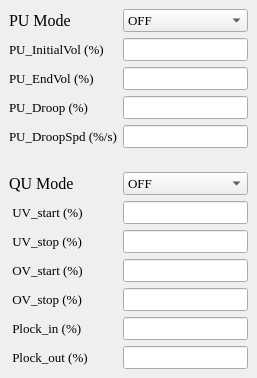
          <widget class="QWidget" name="widget_15" native="true">
           <layout class="QGridLayout" name="gridLayout_23">
            <property name="leftMargin">
             <number>0</number>
            </property>
            <property name="topMargin">
             <number>0</number>
            </property>
            <property name="rightMargin">
             <number>0</number>
            </property>
            <property name="bottomMargin">
             <number>0</number>
            </property>
            <item row="0" column="0">
             <widget class="QWidget" name="widget_PU" native="true">
              <layout class="QGridLayout" name="gridLayout_15">
               <item row="0" column="0">
                <widget class="QLabel" name="label_PUMode">
                 <property name="font">
                  <font>
                   <family>Times New Roman</family>
                   <pointsize>12</pointsize>
                   <bold>false</bold>
                  </font>
                 </property>
                 <property name="text">
                  <string>PU Mode</string>
                 </property>
                </widget>
               </item>
               <item row="2" column="0">
                <widget class="QLabel" name="label_PU_EndVol">
                 <property name="font">
                  <font>
                   <family>Times New Roman</family>
                   <pointsize>10</pointsize>
                   <bold>false</bold>
                  </font>
                 </property>
                 <property name="text">
                  <string>PU_EndVol (%)</string>
                 </property>
                </widget>
               </item>
               <item row="1" column="1">
                <widget class="QLineEdit" name="lineEdit_PU_InitialVol">
                 <property name="sizePolicy">
                  <sizepolicy hsizetype="Preferred" vsizetype="Fixed">
                   <horstretch>0</horstretch>
                   <verstretch>0</verstretch>
                  </sizepolicy>
                 </property>
                 <property name="font">
                  <font>
                   <family>Times New Roman</family>
                   <pointsize>10</pointsize>
                   <bold>false</bold>
                  </font>
                 </property>
                </widget>
               </item>
               <item row="4" column="1">
                <widget class="QLineEdit" name="lineEdit_PU_DroopSpd">
                 <property name="sizePolicy">
                  <sizepolicy hsizetype="Preferred" vsizetype="Fixed">
                   <horstretch>0</horstretch>
                   <verstretch>0</verstretch>
                  </sizepolicy>
                 </property>
                 <property name="font">
                  <font>
                   <family>Times New Roman</family>
                   <pointsize>10</pointsize>
                   <bold>false</bold>
                  </font>
                 </property>
                </widget>
               </item>
               <item row="4" column="0">
                <widget class="QLabel" name="label_VWDroopSpd">
                 <property name="font">
                  <font>
                   <family>Times New Roman</family>
                   <pointsize>10</pointsize>
                   <bold>false</bold>
                  </font>
                 </property>
                 <property name="text">
                  <string>PU_DroopSpd (%/s)</string>
                 </property>
                </widget>
               </item>
               <item row="2" column="1">
                <widget class="QLineEdit" name="lineEdit_PU_EndVol">
                 <property name="sizePolicy">
                  <sizepolicy hsizetype="Preferred" vsizetype="Fixed">
                   <horstretch>0</horstretch>
                   <verstretch>0</verstretch>
                  </sizepolicy>
                 </property>
                 <property name="font">
                  <font>
                   <family>Times New Roman</family>
                   <pointsize>10</pointsize>
                   <bold>false</bold>
                  </font>
                 </property>
                </widget>
               </item>
               <item row="0" column="1">
                <widget class="QComboBox" name="comboBox_PUMode">
                 <property name="font">
                  <font>
                   <family>Times New Roman</family>
                   <pointsize>10</pointsize>
                   <bold>false</bold>
                  </font>
                 </property>
                 <item>
                  <property name="text">
                   <string>OFF</string>
                  </property>
                 </item>
                 <item>
                  <property name="text">
                   <string>ON</string>
                  </property>
                 </item>
                </widget>
               </item>
               <item row="1" column="0">
                <widget class="QLabel" name="label_VW1">
                 <property name="font">
                  <font>
                   <family>Times New Roman</family>
                   <pointsize>10</pointsize>
                   <bold>false</bold>
                  </font>
                 </property>
                 <property name="text">
                  <string>PU_InitialVol (%)</string>
                 </property>
                </widget>
               </item>
               <item row="3" column="1">
                <widget class="QLineEdit" name="lineEdit_PU_Droop">
                 <property name="sizePolicy">
                  <sizepolicy hsizetype="Preferred" vsizetype="Fixed">
                   <horstretch>0</horstretch>
                   <verstretch>0</verstretch>
                  </sizepolicy>
                 </property>
                 <property name="font">
                  <font>
                   <family>Times New Roman</family>
                   <pointsize>10</pointsize>
                   <bold>false</bold>
                  </font>
                 </property>
                </widget>
               </item>
               <item row="3" column="0">
                <widget class="QLabel" name="label_VWDroop">
                 <property name="font">
                  <font>
                   <family>Times New Roman</family>
                   <pointsize>10</pointsize>
                   <bold>false</bold>
                  </font>
                 </property>
                 <property name="text">
                  <string>PU_Droop (%)</string>
                 </property>
                </widget>
               </item>
              </layout>
             </widget>
            </item>
            <item row="1" column="0">
             <widget class="QWidget" name="widget_QUMode" native="true">
              <layout class="QGridLayout" name="gridLayout_5">
               <item row="5" column="0">
                <widget class="QLabel" name="label_Plock_in">
                 <property name="font">
                  <font>
                   <family>Times New Roman</family>
                   <pointsize>10</pointsize>
                   <bold>false</bold>
                  </font>
                 </property>
                 <property name="text">
                  <string> Plock_in (%)</string>
                 </property>
                </widget>
               </item>
               <item row="6" column="1">
                <widget class="QLineEdit" name="lineEdit_Plock_out">
                 <property name="sizePolicy">
                  <sizepolicy hsizetype="Preferred" vsizetype="Fixed">
                   <horstretch>0</horstretch>
                   <verstretch>0</verstretch>
                  </sizepolicy>
                 </property>
                 <property name="font">
                  <font>
                   <family>Times New Roman</family>
                   <pointsize>10</pointsize>
                   <bold>false</bold>
                  </font>
                 </property>
                </widget>
               </item>
               <item row="2" column="0">
                <widget class="QLabel" name="label_VV2">
                 <property name="font">
                  <font>
                   <family>Times New Roman</family>
                   <pointsize>10</pointsize>
                   <bold>false</bold>
                  </font>
                 </property>
                 <property name="text">
                  <string> UV_stop (%)</string>
                 </property>
                </widget>
               </item>
               <item row="4" column="0">
                <widget class="QLabel" name="label_VV4">
                 <property name="font">
                  <font>
                   <family>Times New Roman</family>
                   <pointsize>10</pointsize>
                   <bold>false</bold>
                  </font>
                 </property>
                 <property name="text">
                  <string> OV_stop (%)</string>
                 </property>
                </widget>
               </item>
               <item row="4" column="1">
                <widget class="QLineEdit" name="lineEdit_OV_stop">
                 <property name="sizePolicy">
                  <sizepolicy hsizetype="Preferred" vsizetype="Fixed">
                   <horstretch>0</horstretch>
                   <verstretch>0</verstretch>
                  </sizepolicy>
                 </property>
                 <property name="font">
                  <font>
                   <family>Times New Roman</family>
                   <pointsize>10</pointsize>
                   <bold>false</bold>
                  </font>
                 </property>
                </widget>
               </item>
               <item row="3" column="1">
                <widget class="QLineEdit" name="lineEdit_OV_start">
                 <property name="sizePolicy">
                  <sizepolicy hsizetype="Preferred" vsizetype="Fixed">
                   <horstretch>0</horstretch>
                   <verstretch>0</verstretch>
                  </sizepolicy>
                 </property>
                 <property name="font">
                  <font>
                   <family>Times New Roman</family>
                   <pointsize>10</pointsize>
                   <bold>false</bold>
                  </font>
                 </property>
                </widget>
               </item>
               <item row="3" column="0">
                <widget class="QLabel" name="label_VV3">
                 <property name="font">
                  <font>
                   <family>Times New Roman</family>
                   <pointsize>10</pointsize>
                   <bold>false</bold>
                  </font>
                 </property>
                 <property name="text">
                  <string> OV_start (%)</string>
                 </property>
                </widget>
               </item>
               <item row="0" column="0">
                <widget class="QLabel" name="label_QUMode">
                 <property name="font">
                  <font>
                   <family>Times New Roman</family>
                   <pointsize>12</pointsize>
                   <bold>false</bold>
                  </font>
                 </property>
                 <property name="text">
                  <string>QU Mode</string>
                 </property>
                </widget>
               </item>
               <item row="1" column="1">
                <widget class="QLineEdit" name="lineEdit_UV_start">
                 <property name="sizePolicy">
                  <sizepolicy hsizetype="Preferred" vsizetype="Fixed">
                   <horstretch>0</horstretch>
                   <verstretch>0</verstretch>
                  </sizepolicy>
                 </property>
                 <property name="font">
                  <font>
                   <family>Times New Roman</family>
                   <pointsize>10</pointsize>
                   <bold>false</bold>
                  </font>
                 </property>
                </widget>
               </item>
               <item row="1" column="0">
                <widget class="QLabel" name="label_VV1">
                 <property name="font">
                  <font>
                   <family>Times New Roman</family>
                   <pointsize>10</pointsize>
                   <bold>false</bold>
                  </font>
                 </property>
                 <property name="text">
                  <string> UV_start (%) </string>
                 </property>
                </widget>
               </item>
               <item row="5" column="1">
                <widget class="QLineEdit" name="lineEdit_Plock_in">
                 <property name="sizePolicy">
                  <sizepolicy hsizetype="Preferred" vsizetype="Fixed">
                   <horstretch>0</horstretch>
                   <verstretch>0</verstretch>
                  </sizepolicy>
                 </property>
                 <property name="font">
                  <font>
                   <family>Times New Roman</family>
                   <pointsize>10</pointsize>
                   <bold>false</bold>
                  </font>
                 </property>
                </widget>
               </item>
               <item row="2" column="1">
                <widget class="QLineEdit" name="lineEdit_UV_stop">
                 <property name="sizePolicy">
                  <sizepolicy hsizetype="Preferred" vsizetype="Fixed">
                   <horstretch>0</horstretch>
                   <verstretch>0</verstretch>
                  </sizepolicy>
                 </property>
                 <property name="font">
                  <font>
                   <family>Times New Roman</family>
                   <pointsize>10</pointsize>
                   <bold>false</bold>
                  </font>
                 </property>
                </widget>
               </item>
               <item row="6" column="0">
                <widget class="QLabel" name="label_Plock_out">
                 <property name="font">
                  <font>
                   <family>Times New Roman</family>
                   <pointsize>10</pointsize>
                   <bold>false</bold>
                  </font>
                 </property>
                 <property name="text">
                  <string> Plock_out (%)</string>
                 </property>
                </widget>
               </item>
               <item row="0" column="1">
                <widget class="QComboBox" name="comboBox_QUMode">
                 <property name="font">
                  <font>
                   <family>Times New Roman</family>
                   <pointsize>10</pointsize>
                   <bold>false</bold>
                  </font>
                 </property>
                 <item>
                  <property name="text">
                   <string>OFF</string>
                  </property>
                 </item>
                 <item>
                  <property name="text">
                   <string>ON</string>
                  </property>
                 </item>
                </widget>
               </item>
              </layout>
             </widget>
            </item>
           </layout>
          </widget>
